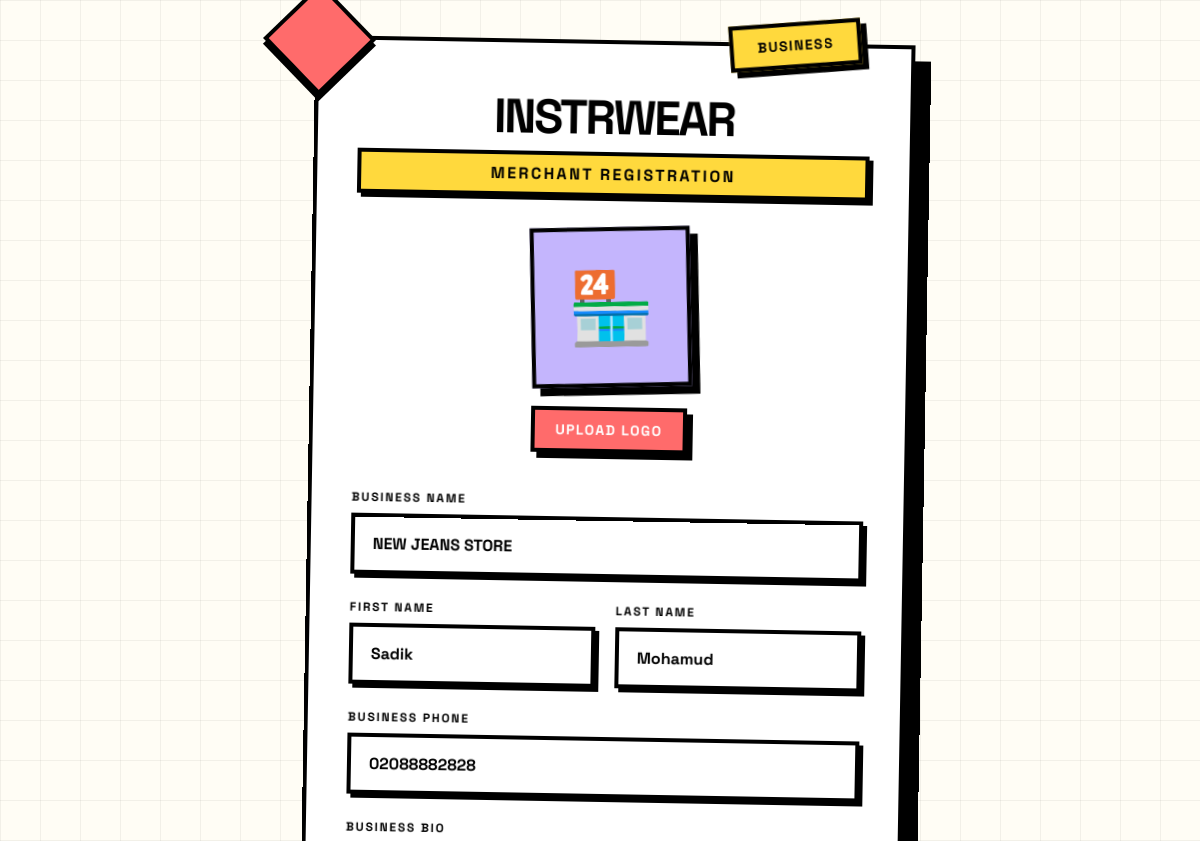
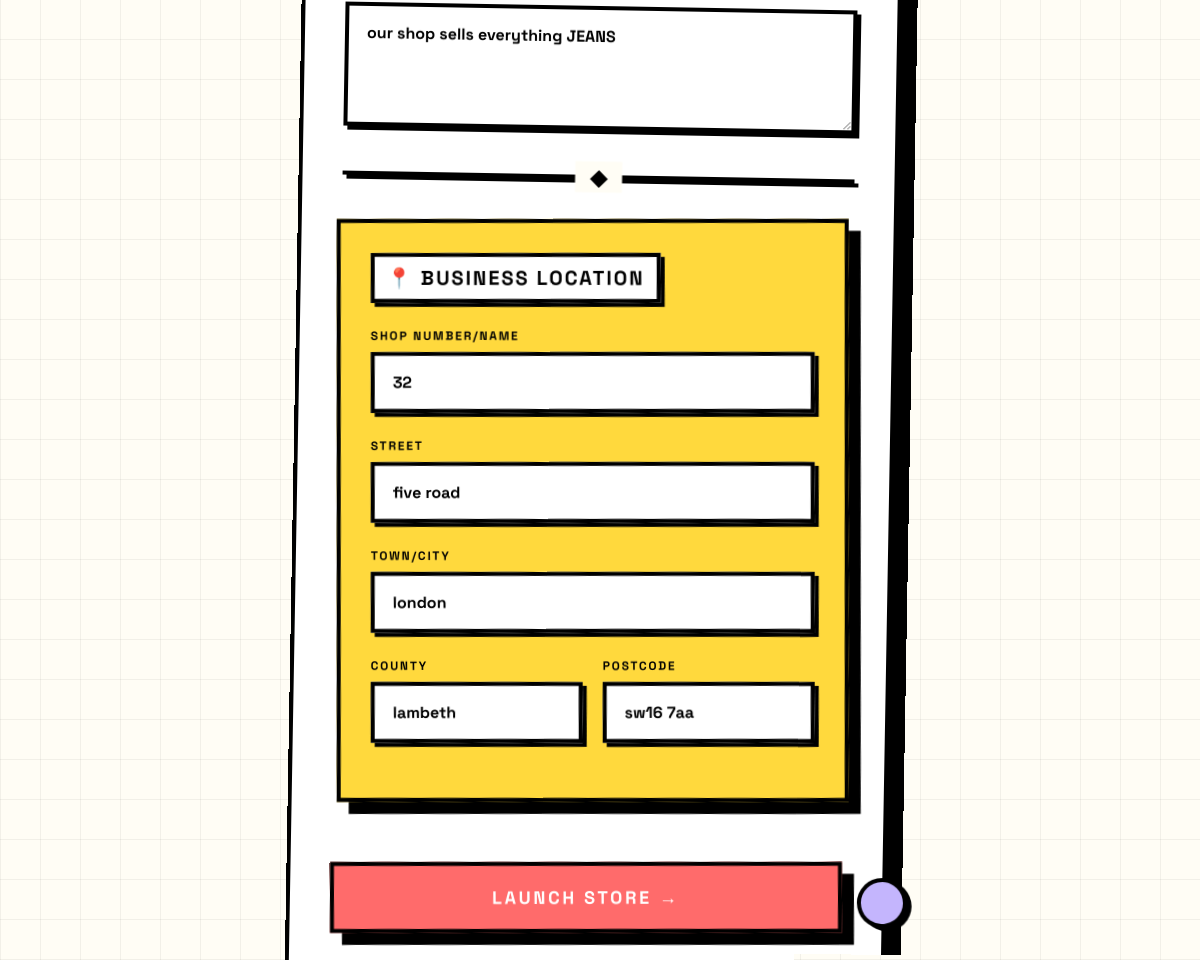
Screenshot of /merchant/onboarding/ (signed in) with the database file from the repository (2 pictures, top to bottom).
### accounts/models.py (models this page shows, shortened)
class MerchantProfile(models.Model):
    user = models.OneToOneField(
        settings.AUTH_USER_MODEL,
        on_delete=models.CASCADE,
        related_name="merchant_profile",
    )
    business_name = models.CharField(max_length=255, blank=True)
    logo = models.ImageField(
        upload_to="merchant_logos/",
        blank=True,
        null=True
    )
    phone = models.CharField(max_length=20, blank=True)
    house = models.CharField(max_length=100, blank=True)
    street = models.CharField(max_length=255, blank=True)
    city = models.CharField(max_length=120, blank=True)
    county = models.CharField(max_length=120, blank=True)
    postcode = models.CharField(max_length=20, blank=True)
    bio = models.TextField(blank=True)

class CustomUser(AbstractBaseUser, PermissionsMixin):
    class Role(models.TextChoices):
        ADMIN = "admin", "Admin"
        SHOPPER = "shopper", "Shopper"
        MERCHANT = "merchant", "Merchant"
    email = models.EmailField(unique=True)
    first_name = models.CharField(max_length=120, blank=True)
    last_name = models.CharField(max_length=120, blank=True)
    role = models.CharField(
        max_length=20,
        choices=Role.choices,
        default=Role.SHOPPER
    )
    is_active = models.BooleanField(default=True)
    is_staff = models.BooleanField(default=False)
    objects = CustomUserManager()
    USERNAME_FIELD = "email"
    REQUIRED_FIELDS = []

### core/views.py (the view, shortened to what this page needs)
# urls.py: path("merchant/onboarding/", merchant_onboarding, name="merchant_onboarding"),
@login_required
def merchant_onboarding(request):
    if request.user.role != "merchant":
        messages.error(request, "Access denied.")
        return redirect("landing")
    merchant, _ = MerchantProfile.objects.get_or_create(user=request.user)
    return render(request, "merchant/onboarding.html", {"merchant": merchant})

### templates/merchant/onboarding.html (shortened to what this page needs)
{% load static %}
<!DOCTYPE html>
<html lang="en">
<head>
</head>
<body>
    <div class="container">
        <div class="badge">BUSINESS</div>
        <div class="shape shape-1"></div>
        <div class="shape shape-2"></div>
        <div class="logo">INSTRWEAR</div>
        <p class="subtitle">Merchant Registration</p>
        <form method="POST" enctype="multipart/form-data">
            <div class="profile-upload">
                <div class="profile-pic" onclick="document.getElementById('profileImageInput').click()">
                    <span id="profilePlaceholder">🏪</span>
                </div>
                <label class="upload-label" for="profileImageInput">UPLOAD LOGO</label>
            </div>
            <div class="form-group">
                <label class="form-label">Business Name</label>
                <input
                    type="text"
                    class="form-input"
                    name="business_name"
                    placeholder="Urban Style Boutique"
                    value="{{ merchant.business_name|default:'' }}"
                    required
                >
            </div>
            <div class="form-row">
                <div class="form-group">
                    <label class="form-label">First Name</label>
                    <input
                        type="text"
                        class="form-input"
                        name="first_name"
                        placeholder="Sarah"
                        value="{{ request.user.first_name|default:'' }}"
                        required
                    >
                </div>
                <div class="form-group">
                    <label class="form-label">Last Name</label>
                    <input
                        type="text"
                        class="form-input"
                        name="last_name"
                        placeholder="Johnson"
                        value="{{ request.user.last_name|default:'' }}"
                        required
                    >
                </div>
            </div>
            <div class="form-group">
                <label class="form-label">Business Phone</label>
                <input
                    type="tel"
                    class="form-input"
                    name="phone"
                    placeholder="020 7123 4567"
                    value="{{ merchant.phone|default:'' }}"
                    required
                >
            </div>
            <div class="form-group">
                <label class="form-label">Business Bio</label>
                <textarea
                    class="form-input"
                    name="bio"
                    rows="4"
                    placeholder="Tell shoppers about your store..."
                >{{ merchant.bio|default:'' }}</textarea>
            </div>
            <div class="divider"></div>
            <div class="address-section">
                <h3 class="section-title">📍 BUSINESS LOCATION</h3>
                <div class="form-group">
                    <label class="form-label">Shop Number/Name</label>
                    <input
                        type="text"
                        class="form-input"
                        name="house"
                        placeholder="24"
                        value="{{ merchant.house|default:'' }}"
                        required
                    >
                </div>
                <div class="form-group">
                    <label class="form-label">Street</label>
                    <input
                        type="text"
                        class="form-input"
                        name="street"
                        placeholder="Oxford Street"
                        value="{{ merchant.street|default:'' }}"
                        required
                    >
                </div>
                <div class="form-group">
                    <label class="form-label">Town/City</label>
                    <input
                        type="text"
                        class="form-input"
                        name="city"
                        placeholder="London"
                        value="{{ merchant.city|default:'' }}"
                        required
                    >
                </div>
                <div class="form-row">
                    <div class="form-group">
                        <label class="form-label">County</label>
                        <input
                            type="text"
                            class="form-input"
                            name="county"
                            placeholder="Greater London"
                            value="{{ merchant.county|default:'' }}"
                        >
                    </div>
                    <div class="form-group">
                        <label class="form-label">Postcode</label>
                        <input
                            type="text"
                            class="form-input"
                            name="postcode"
                            placeholder="W1D 1BS"
                            value="{{ merchant.postcode|default:'' }}"
                            required
                        >
                    </div>
                </div>
            </div>
            <button type="submit" class="btn-submit">LAUNCH STORE →</button>
        </form>
    </div>
</body>
</html>

### templates/merchant/onboarding.html (style rules this page uses)
* { margin: 0; padding: 0; box-sizing: border-box; }
:root { --bg: #FFFDF5; --fg: #000000; --accent: #FF6B6B; --secondary: #FFD93D; --muted: #C4B5FD; --white: #FFFFFF; }
body { font-family: 'Space Grotesk', sans-serif; background: var(--bg); color: var(--fg); min-height: 100vh; display: flex; align-items: center; justify-content: center; padding: 40px 20px; position: relative; }
body::before { content: ''; position: fixed; inset: 0; background-size: 40px 40px; background-image: linear-gradient(to right, rgba(0, 0, 0, 0.05) 1px, transparent 1px), linear-gradient(to bottom, rgba(0, 0, 0, 0.05) 1px, transparent 1px); pointer-events: none; z-index: 0; }
.container { max-width: 600px; width: 100%; background: var(--white); border: 4px solid var(--fg); padding: 50px 40px; position: relative; z-index: 1; box-shadow: 16px 16px 0 0 #000; transform: rotate(1deg); }
.badge { position: absolute; top: -25px; right: 50px; background: var(--secondary); border: 4px solid var(--fg); padding: 10px 24px; font-weight: 900; font-size: 14px; text-transform: uppercase; letter-spacing: 0.1em; transform: rotate(-5deg); box-shadow: 6px 6px 0 0 #000; }
.logo { text-align: center; font-size: 48px; font-weight: 900; margin-bottom: 10px; letter-spacing: -0.05em; text-transform: uppercase; line-height: 1; }
.subtitle { text-align: center; font-size: 16px; font-weight: 700; margin-bottom: 30px; text-transform: uppercase; letter-spacing: 0.15em; background: var(--secondary); padding: 8px; border: 4px solid var(--fg); box-shadow: 4px 4px 0 0 #000; }
.profile-upload { display: flex; flex-direction: column; align-items: center; margin-bottom: 40px; }
.profile-pic { width: 160px; height: 160px; background: var(--muted); border: 4px solid var(--fg); display: flex; align-items: center; justify-content: center; font-size: 70px; cursor: pointer; transition: all 0.1s ease-out; position: relative; overflow: hidden; box-shadow: 8px 8px 0 0 #000; transform: rotate(-2deg); }
.upload-label { margin-top: 20px; font-size: 14px; font-weight: 900; cursor: pointer; text-transform: uppercase; letter-spacing: 0.1em; padding: 10px 20px; background: var(--accent); color: var(--white); border: 4px solid var(--fg); box-shadow: 6px 6px 0 0 #000; transition: all 0.1s; }
.form-group { margin-bottom: 25px; }
.form-label { display: block; font-size: 12px; font-weight: 900; margin-bottom: 8px; text-transform: uppercase; letter-spacing: 0.15em; }
.form-input { width: 100%; background: var(--white); border: 4px solid var(--fg); padding: 16px 18px; font-size: 16px; font-family: 'Space Grotesk', sans-serif; font-weight: 700; transition: all 0.2s; box-shadow: 4px 4px 0 0 #000; }
.form-input::placeholder { color: rgba(0, 0, 0, 0.3); font-weight: 500; }
.form-row { display: grid; grid-template-columns: 1fr 1fr; gap: 20px; }
.divider { height: 4px; background: var(--fg); margin: 40px 0; position: relative; box-shadow: 4px 4px 0 0 #000; }
.divider::after { content: '⬥'; position: absolute; left: 50%; top: 50%; transform: translate(-50%, -50%); background: var(--bg); padding: 0 15px; font-size: 24px; font-weight: 900; }
.address-section { background: var(--secondary); border: 4px solid var(--fg); padding: 30px; margin-bottom: 30px; position: relative; box-shadow: 12px 12px 0 0 #000; transform: rotate(-1deg); }
.section-title { font-size: 20px; font-weight: 900; margin-bottom: 25px; text-transform: uppercase; letter-spacing: 0.1em; background: var(--white); padding: 8px 12px; border: 4px solid var(--fg); display: inline-block; box-shadow: 4px 4px 0 0 #000; }
.btn-submit { width: 100%; padding: 20px; background: var(--accent); border: 4px solid var(--fg); color: var(--white); font-size: 18px; font-weight: 900; text-transform: uppercase; letter-spacing: 0.15em; cursor: pointer; transition: all 0.1s; margin-top: 30px; font-family: 'Space Grotesk', sans-serif; box-shadow: 12px 12px 0 0 #000; transform: rotate(-1deg); }
.shape { position: absolute; border: 4px solid var(--fg); box-shadow: 4px 4px 0 0 #000; }
.shape-1 { width: 80px; height: 80px; background: var(--accent); top: -40px; left: -40px; transform: rotate(45deg); }
.shape-2 { width: 50px; height: 50px; background: var(--muted); bottom: 60px; right: -25px; transform: rotate(-12deg); border-radius: 50%; }

### rows the page displays
MerchantProfile: business_name "NEW JEANS STORE", phone "02088882828", bio "our shop sells everything JEANS", house "32", street "five road", city "london", county "lambeth", postcode "sw16 7aa"
CustomUser: first_name "Sadik", last_name "Mohamud"
